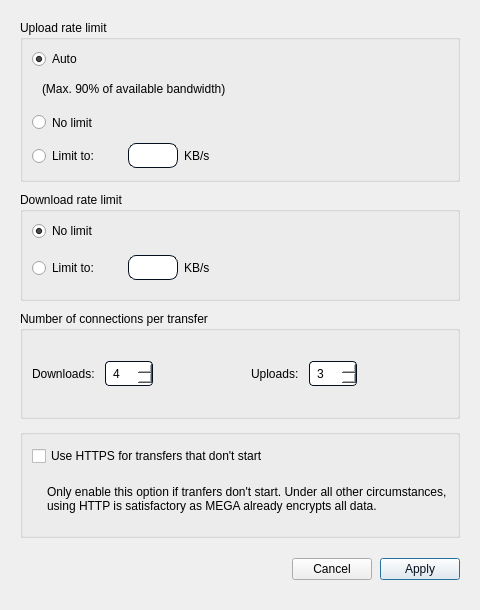
<?xml version="1.0" encoding="UTF-8"?>
<ui version="4.0">
 <class>BandwidthSettings</class>
 <widget class="QDialog" name="BandwidthSettings">
  <property name="windowModality">
   <enum>Qt::WindowModality::NonModal</enum>
  </property>
  <property name="geometry">
   <rect>
    <x>0</x>
    <y>0</y>
    <width>480</width>
    <height>610</height>
   </rect>
  </property>
  <property name="sizePolicy">
   <sizepolicy hsizetype="Preferred" vsizetype="Maximum">
    <horstretch>0</horstretch>
    <verstretch>0</verstretch>
   </sizepolicy>
  </property>
  <property name="minimumSize">
   <size>
    <width>480</width>
    <height>610</height>
   </size>
  </property>
  <property name="maximumSize">
   <size>
    <width>480</width>
    <height>624</height>
   </size>
  </property>
  <property name="windowTitle">
   <string>Bandwidth</string>
  </property>
  <property name="styleSheet">
   <string notr="true">#bUpdate
{
color: #04101E; /*colorToken.text-inverse-accent*/
background-color:  #F4F4F5; /*colorToken.button-primary*/
}

#eUploadLimit, #eDownloadLimit
{
border-radius: 8px;
border-color: #04101E; /*colorToken.border-strong-selected*/
border-style: solid;
border-width: 1px;
background-color: #FFFFFF; /*colorToken.page-background*/
padding-right: 5px;
}

#eMaxDownloadConnections, #eMaxUploadConnections
{
border-radius: 4px;
border-color: #04101E; /*colorToken.border-strong-selected*/
border-style: solid;
border-width: 1px;
background-color: #FFFFFF; /*colorToken.page-background*/
padding-left: 5px;
}</string>
  </property>
  <layout class="QVBoxLayout" name="BandwidthSettingsLayout">
   <property name="spacing">
    <number>10</number>
   </property>
   <property name="leftMargin">
    <number>20</number>
   </property>
   <property name="topMargin">
    <number>20</number>
   </property>
   <property name="rightMargin">
    <number>20</number>
   </property>
   <property name="bottomMargin">
    <number>30</number>
   </property>
   <item>
    <widget class="QGroupBox" name="gBandwidth">
     <property name="minimumSize">
      <size>
       <width>0</width>
       <height>162</height>
      </size>
     </property>
     <property name="layoutDirection">
      <enum>Qt::LayoutDirection::LeftToRight</enum>
     </property>
     <property name="title">
      <string>Upload rate limit</string>
     </property>
     <layout class="QVBoxLayout" name="verticalLayout">
      <item>
       <widget class="QRadioButton" name="rUploadAutoLimit">
        <property name="styleSheet">
         <string notr="true"/>
        </property>
        <property name="text">
         <string>Auto</string>
        </property>
        <property name="checked">
         <bool>true</bool>
        </property>
       </widget>
      </item>
      <item>
       <layout class="QHBoxLayout" name="horizontalLayout_2">
        <item>
         <spacer name="horizontalSpacer">
          <property name="orientation">
           <enum>Qt::Orientation::Horizontal</enum>
          </property>
          <property name="sizeType">
           <enum>QSizePolicy::Policy::Maximum</enum>
          </property>
          <property name="sizeHint" stdset="0">
           <size>
            <width>10</width>
            <height>20</height>
           </size>
          </property>
         </spacer>
        </item>
        <item>
         <widget class="QLabel" name="label">
          <property name="text">
           <string>(Max. 90% of available bandwidth)</string>
          </property>
         </widget>
        </item>
       </layout>
      </item>
      <item>
       <widget class="QRadioButton" name="rUploadNoLimit">
        <property name="sizePolicy">
         <sizepolicy hsizetype="Minimum" vsizetype="Preferred">
          <horstretch>0</horstretch>
          <verstretch>0</verstretch>
         </sizepolicy>
        </property>
        <property name="maximumSize">
         <size>
          <width>16777215</width>
          <height>16777215</height>
         </size>
        </property>
        <property name="text">
         <string>No limit</string>
        </property>
        <property name="checked">
         <bool>false</bool>
        </property>
       </widget>
      </item>
      <item>
       <layout class="QHBoxLayout" name="horizontalLayout">
        <property name="spacing">
         <number>6</number>
        </property>
        <item>
         <widget class="QRadioButton" name="rUploadLimit">
          <property name="sizePolicy">
           <sizepolicy hsizetype="Minimum" vsizetype="Preferred">
            <horstretch>0</horstretch>
            <verstretch>0</verstretch>
           </sizepolicy>
          </property>
          <property name="minimumSize">
           <size>
            <width>90</width>
            <height>25</height>
           </size>
          </property>
          <property name="maximumSize">
           <size>
            <width>90</width>
            <height>16777215</height>
           </size>
          </property>
          <property name="text">
           <string>Limit to:</string>
          </property>
         </widget>
        </item>
        <item>
         <widget class="QLineEdit" name="eUploadLimit">
          <property name="enabled">
           <bool>false</bool>
          </property>
          <property name="sizePolicy">
           <sizepolicy hsizetype="MinimumExpanding" vsizetype="Preferred">
            <horstretch>0</horstretch>
            <verstretch>0</verstretch>
           </sizepolicy>
          </property>
          <property name="minimumSize">
           <size>
            <width>48</width>
            <height>25</height>
           </size>
          </property>
          <property name="maximumSize">
           <size>
            <width>50</width>
            <height>25</height>
           </size>
          </property>
          <property name="layoutDirection">
           <enum>Qt::LayoutDirection::LeftToRight</enum>
          </property>
          <property name="frame">
           <bool>true</bool>
          </property>
          <property name="alignment">
           <set>Qt::AlignmentFlag::AlignRight|Qt::AlignmentFlag::AlignTrailing|Qt::AlignmentFlag::AlignVCenter</set>
          </property>
         </widget>
        </item>
        <item>
         <widget class="QLabel" name="lUploadLimit">
          <property name="sizePolicy">
           <sizepolicy hsizetype="Preferred" vsizetype="Preferred">
            <horstretch>0</horstretch>
            <verstretch>0</verstretch>
           </sizepolicy>
          </property>
          <property name="minimumSize">
           <size>
            <width>20</width>
            <height>25</height>
           </size>
          </property>
          <property name="text">
           <string>KB/s</string>
          </property>
         </widget>
        </item>
        <item>
         <spacer name="horizontalSpacer_6">
          <property name="orientation">
           <enum>Qt::Orientation::Horizontal</enum>
          </property>
          <property name="sizeHint" stdset="0">
           <size>
            <width>40</width>
            <height>20</height>
           </size>
          </property>
         </spacer>
        </item>
       </layout>
      </item>
     </layout>
    </widget>
   </item>
   <item>
    <widget class="QGroupBox" name="gDownloadBandwidth">
     <property name="minimumSize">
      <size>
       <width>0</width>
       <height>100</height>
      </size>
     </property>
     <property name="title">
      <string>Download rate limit</string>
     </property>
     <layout class="QVBoxLayout" name="verticalLayout_2">
      <item>
       <widget class="QRadioButton" name="rDownloadNoLimit">
        <property name="text">
         <string>No limit</string>
        </property>
        <property name="checked">
         <bool>true</bool>
        </property>
       </widget>
      </item>
      <item>
       <layout class="QHBoxLayout" name="horizontalLayout_5">
        <item>
         <widget class="QRadioButton" name="rDownloadLimit">
          <property name="sizePolicy">
           <sizepolicy hsizetype="Minimum" vsizetype="Preferred">
            <horstretch>0</horstretch>
            <verstretch>0</verstretch>
           </sizepolicy>
          </property>
          <property name="minimumSize">
           <size>
            <width>90</width>
            <height>0</height>
           </size>
          </property>
          <property name="text">
           <string>Limit to:</string>
          </property>
         </widget>
        </item>
        <item>
         <widget class="QLineEdit" name="eDownloadLimit">
          <property name="enabled">
           <bool>false</bool>
          </property>
          <property name="sizePolicy">
           <sizepolicy hsizetype="MinimumExpanding" vsizetype="Preferred">
            <horstretch>0</horstretch>
            <verstretch>0</verstretch>
           </sizepolicy>
          </property>
          <property name="minimumSize">
           <size>
            <width>48</width>
            <height>25</height>
           </size>
          </property>
          <property name="maximumSize">
           <size>
            <width>50</width>
            <height>25</height>
           </size>
          </property>
          <property name="layoutDirection">
           <enum>Qt::LayoutDirection::LeftToRight</enum>
          </property>
          <property name="frame">
           <bool>true</bool>
          </property>
          <property name="alignment">
           <set>Qt::AlignmentFlag::AlignRight|Qt::AlignmentFlag::AlignTrailing|Qt::AlignmentFlag::AlignVCenter</set>
          </property>
         </widget>
        </item>
        <item>
         <widget class="QLabel" name="lDownloadLimit">
          <property name="sizePolicy">
           <sizepolicy hsizetype="Preferred" vsizetype="Preferred">
            <horstretch>0</horstretch>
            <verstretch>0</verstretch>
           </sizepolicy>
          </property>
          <property name="minimumSize">
           <size>
            <width>20</width>
            <height>0</height>
           </size>
          </property>
          <property name="text">
           <string>KB/s</string>
          </property>
         </widget>
        </item>
        <item>
         <spacer name="horizontalSpacer_4">
          <property name="orientation">
           <enum>Qt::Orientation::Horizontal</enum>
          </property>
          <property name="sizeHint" stdset="0">
           <size>
            <width>40</width>
            <height>20</height>
           </size>
          </property>
         </spacer>
        </item>
       </layout>
      </item>
     </layout>
    </widget>
   </item>
   <item>
    <widget class="QGroupBox" name="wTransferConnections">
     <property name="minimumSize">
      <size>
       <width>0</width>
       <height>70</height>
      </size>
     </property>
     <property name="title">
      <string>Number of connections per transfer</string>
     </property>
     <layout class="QHBoxLayout" name="horizontalLayout_3">
      <property name="rightMargin">
       <number>100</number>
      </property>
      <item>
       <layout class="QHBoxLayout" name="dlLayout">
        <property name="spacing">
         <number>10</number>
        </property>
        <item>
         <widget class="QLabel" name="lDownloadConnections">
          <property name="text">
           <string>Downloads:</string>
          </property>
         </widget>
        </item>
        <item>
         <widget class="QSpinBox" name="eMaxDownloadConnections">
          <property name="sizePolicy">
           <sizepolicy hsizetype="Preferred" vsizetype="Preferred">
            <horstretch>0</horstretch>
            <verstretch>0</verstretch>
           </sizepolicy>
          </property>
          <property name="minimumSize">
           <size>
            <width>48</width>
            <height>25</height>
           </size>
          </property>
          <property name="maximumSize">
           <size>
            <width>48</width>
            <height>25</height>
           </size>
          </property>
          <property name="alignment">
           <set>Qt::AlignmentFlag::AlignLeading|Qt::AlignmentFlag::AlignLeft|Qt::AlignmentFlag::AlignVCenter</set>
          </property>
          <property name="minimum">
           <number>1</number>
          </property>
          <property name="maximum">
           <number>6</number>
          </property>
          <property name="value">
           <number>4</number>
          </property>
         </widget>
        </item>
       </layout>
      </item>
      <item>
       <spacer name="horizontalSpacer_3">
        <property name="orientation">
         <enum>Qt::Orientation::Horizontal</enum>
        </property>
        <property name="sizeHint" stdset="0">
         <size>
          <width>159</width>
          <height>20</height>
         </size>
        </property>
       </spacer>
      </item>
      <item>
       <layout class="QHBoxLayout" name="ulLayout">
        <property name="spacing">
         <number>10</number>
        </property>
        <item>
         <widget class="QLabel" name="lUploadConnections">
          <property name="text">
           <string>Uploads:</string>
          </property>
         </widget>
        </item>
        <item>
         <widget class="QSpinBox" name="eMaxUploadConnections">
          <property name="sizePolicy">
           <sizepolicy hsizetype="Minimum" vsizetype="Preferred">
            <horstretch>0</horstretch>
            <verstretch>0</verstretch>
           </sizepolicy>
          </property>
          <property name="minimumSize">
           <size>
            <width>48</width>
            <height>25</height>
           </size>
          </property>
          <property name="maximumSize">
           <size>
            <width>48</width>
            <height>25</height>
           </size>
          </property>
          <property name="alignment">
           <set>Qt::AlignmentFlag::AlignLeading|Qt::AlignmentFlag::AlignLeft|Qt::AlignmentFlag::AlignVCenter</set>
          </property>
          <property name="minimum">
           <number>1</number>
          </property>
          <property name="maximum">
           <number>6</number>
          </property>
          <property name="value">
           <number>3</number>
          </property>
         </widget>
        </item>
       </layout>
      </item>
     </layout>
    </widget>
   </item>
   <item>
    <widget class="QGroupBox" name="gUseHttps">
     <property name="minimumSize">
      <size>
       <width>0</width>
       <height>104</height>
      </size>
     </property>
     <layout class="QVBoxLayout" name="verticalLayout_3">
      <property name="topMargin">
       <number>5</number>
      </property>
      <item>
       <widget class="QCheckBox" name="cbUseHttps">
        <property name="text">
         <string>Use HTTPS for transfers that don't start</string>
        </property>
       </widget>
      </item>
      <item>
       <layout class="QHBoxLayout" name="horizontalLayout_4">
        <item>
         <spacer name="horizontalSpacer_5">
          <property name="orientation">
           <enum>Qt::Orientation::Horizontal</enum>
          </property>
          <property name="sizeType">
           <enum>QSizePolicy::Policy::Maximum</enum>
          </property>
          <property name="sizeHint" stdset="0">
           <size>
            <width>15</width>
            <height>20</height>
           </size>
          </property>
         </spacer>
        </item>
        <item>
         <widget class="QLabel" name="lUseHttps">
          <property name="sizePolicy">
           <sizepolicy hsizetype="Preferred" vsizetype="Fixed">
            <horstretch>0</horstretch>
            <verstretch>0</verstretch>
           </sizepolicy>
          </property>
          <property name="text">
           <string>Only enable this option if tranfers don't start. Under all other circumstances, using HTTP is satisfactory as MEGA already encrypts all data.</string>
          </property>
          <property name="wordWrap">
           <bool>true</bool>
          </property>
         </widget>
        </item>
       </layout>
      </item>
     </layout>
    </widget>
   </item>
   <item>
    <widget class="QWidget" name="buttonBox" native="true">
     <property name="sizePolicy">
      <sizepolicy hsizetype="Preferred" vsizetype="Maximum">
       <horstretch>0</horstretch>
       <verstretch>0</verstretch>
      </sizepolicy>
     </property>
     <layout class="QHBoxLayout" name="buttonBoxLayout">
      <property name="spacing">
       <number>8</number>
      </property>
      <property name="leftMargin">
       <number>0</number>
      </property>
      <property name="topMargin">
       <number>10</number>
      </property>
      <property name="rightMargin">
       <number>0</number>
      </property>
      <property name="bottomMargin">
       <number>0</number>
      </property>
      <item>
       <spacer name="horizontalSpacer_2">
        <property name="orientation">
         <enum>Qt::Orientation::Horizontal</enum>
        </property>
        <property name="sizeHint" stdset="0">
         <size>
          <width>40</width>
          <height>20</height>
         </size>
        </property>
       </spacer>
      </item>
      <item>
       <widget class="QPushButton" name="bCancel">
        <property name="text">
         <string>Cancel</string>
        </property>
       </widget>
      </item>
      <item>
       <widget class="QPushButton" name="bUpdate">
        <property name="text">
         <string>Apply</string>
        </property>
        <property name="default">
         <bool>true</bool>
        </property>
       </widget>
      </item>
     </layout>
    </widget>
   </item>
  </layout>
 </widget>
 <tabstops>
  <tabstop>rUploadAutoLimit</tabstop>
  <tabstop>rUploadNoLimit</tabstop>
  <tabstop>rDownloadNoLimit</tabstop>
  <tabstop>rDownloadLimit</tabstop>
  <tabstop>eDownloadLimit</tabstop>
  <tabstop>lDownloadLimit</tabstop>
  <tabstop>eMaxDownloadConnections</tabstop>
  <tabstop>eMaxUploadConnections</tabstop>
  <tabstop>cbUseHttps</tabstop>
  <tabstop>bCancel</tabstop>
  <tabstop>bUpdate</tabstop>
 </tabstops>
 <resources/>
 <connections/>
</ui>
